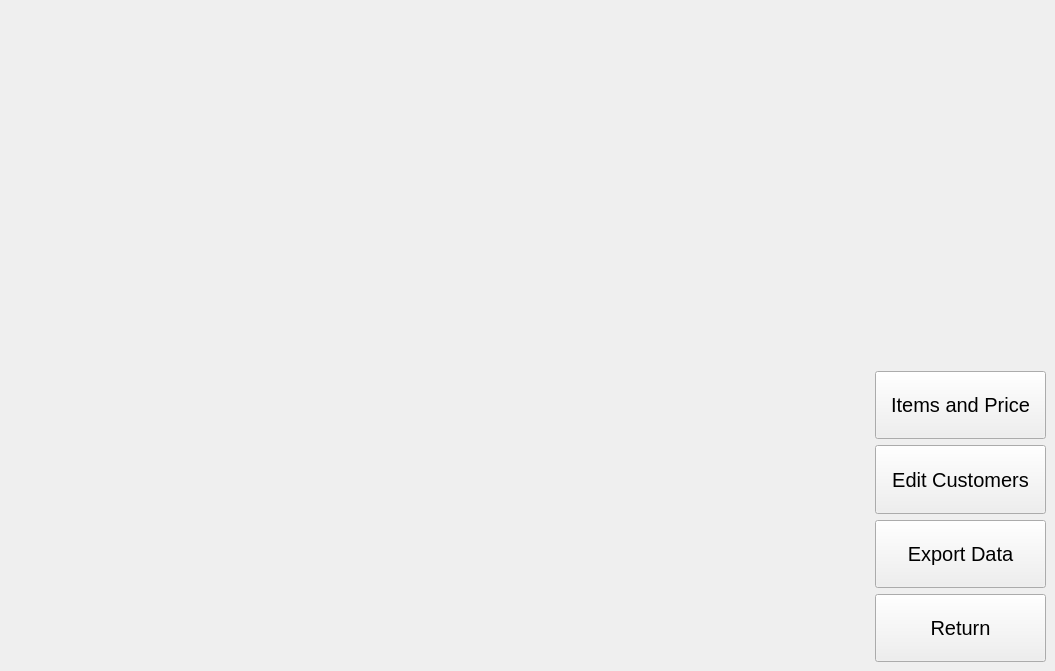
    <widget class="QWidget" name="pgAdmin">
     <widget class="QWidget" name="widgetOptionsAdmin" native="true">
      <property name="geometry">
       <rect>
        <x>875</x>
        <y>371</y>
        <width>171</width>
        <height>291</height>
       </rect>
      </property>
      <widget class="QWidget" name="verticalLayoutWidget_4">
       <property name="geometry">
        <rect>
         <x>0</x>
         <y>0</y>
         <width>171</width>
         <height>291</height>
        </rect>
       </property>
       <layout class="QVBoxLayout" name="verticalLayoutAP">
        <item>
         <widget class="QPushButton" name="btnCIP">
          <property name="sizePolicy">
           <sizepolicy hsizetype="Minimum" vsizetype="Expanding">
            <horstretch>0</horstretch>
            <verstretch>0</verstretch>
           </sizepolicy>
          </property>
          <property name="font">
           <font>
            <pointsize>15</pointsize>
           </font>
          </property>
          <property name="text">
           <string>Items and Price</string>
          </property>
         </widget>
        </item>
        <item>
         <widget class="QPushButton" name="btnCustomerAP">
          <property name="sizePolicy">
           <sizepolicy hsizetype="Minimum" vsizetype="Expanding">
            <horstretch>0</horstretch>
            <verstretch>0</verstretch>
           </sizepolicy>
          </property>
          <property name="font">
           <font>
            <pointsize>15</pointsize>
           </font>
          </property>
          <property name="text">
           <string>Edit Customers</string>
          </property>
         </widget>
        </item>
        <item>
         <widget class="QPushButton" name="btnExportData">
          <property name="sizePolicy">
           <sizepolicy hsizetype="Minimum" vsizetype="Expanding">
            <horstretch>0</horstretch>
            <verstretch>0</verstretch>
           </sizepolicy>
          </property>
          <property name="font">
           <font>
            <pointsize>15</pointsize>
           </font>
          </property>
          <property name="text">
           <string>Export Data</string>
          </property>
         </widget>
        </item>
        <item>
         <widget class="QPushButton" name="btnReturnAP">
          <property name="sizePolicy">
           <sizepolicy hsizetype="Minimum" vsizetype="Expanding">
            <horstretch>0</horstretch>
            <verstretch>0</verstretch>
           </sizepolicy>
          </property>
          <property name="font">
           <font>
            <pointsize>15</pointsize>
            <bold>false</bold>
           </font>
          </property>
          <property name="text">
           <string>Return</string>
          </property>
         </widget>
        </item>
       </layout>
      </widget>
     </widget>
    </widget>
